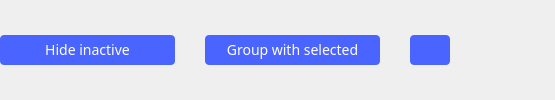
         <widget class="QWidget" name="widget" native="true">
          <property name="styleSheet">
           <string notr="true"/>
          </property>
          <layout class="QHBoxLayout" name="horizontalLayout_3">
           <property name="spacing">
            <number>0</number>
           </property>
           <property name="leftMargin">
            <number>0</number>
           </property>
           <property name="topMargin">
            <number>0</number>
           </property>
           <property name="rightMargin">
            <number>0</number>
           </property>
           <property name="bottomMargin">
            <number>0</number>
           </property>
           <item>
            <widget class="QWidget" name="leftWidget" native="true">
             <property name="sizePolicy">
              <sizepolicy hsizetype="Fixed" vsizetype="Minimum">
               <horstretch>0</horstretch>
               <verstretch>0</verstretch>
              </sizepolicy>
             </property>
             <property name="minimumSize">
              <size>
               <width>0</width>
               <height>0</height>
              </size>
             </property>
             <property name="maximumSize">
              <size>
               <width>16777215</width>
               <height>16777215</height>
              </size>
             </property>
             <property name="styleSheet">
              <string notr="true"/>
             </property>
             <layout class="QVBoxLayout" name="leftLayout">
              <property name="spacing">
               <number>0</number>
              </property>
              <property name="leftMargin">
               <number>0</number>
              </property>
              <property name="topMargin">
               <number>0</number>
              </property>
              <property name="rightMargin">
               <number>0</number>
              </property>
              <property name="bottomMargin">
               <number>0</number>
              </property>
              <item>
               <widget class="QWidget" name="widget_6" native="true">
                <property name="styleSheet">
                 <string notr="true"/>
                </property>
                <layout class="QHBoxLayout" name="horizontalLayout_2">
                 <property name="spacing">
                  <number>30</number>
                 </property>
                 <property name="leftMargin">
                  <number>0</number>
                 </property>
                 <property name="topMargin">
                  <number>0</number>
                 </property>
                 <property name="rightMargin">
                  <number>5</number>
                 </property>
                 <property name="bottomMargin">
                  <number>0</number>
                 </property>
                 <item>
                  <widget class="QPushButton" name="btnShowChannels">
                   <property name="sizePolicy">
                    <sizepolicy hsizetype="Fixed" vsizetype="Fixed">
                     <horstretch>0</horstretch>
                     <verstretch>0</verstretch>
                    </sizepolicy>
                   </property>
                   <property name="minimumSize">
                    <size>
                     <width>0</width>
                     <height>30</height>
                    </size>
                   </property>
                   <property name="maximumSize">
                    <size>
                     <width>240</width>
                     <height>30</height>
                    </size>
                   </property>
                   <property name="styleSheet">
                    <string notr="true">QPushButton
{
  width: 175px;
  height: 30px;
  border-radius: 4px;
  background-color: #4a64ff;

  font-family: ArialMT;
  font-size: 14px;
  font-weight: normal;
  font-style: normal;
  text-align: center;
  color: #ffffff;
}

QPushButton:hover
{
	 background-color: #4a34ff;
}</string>
                   </property>
                   <property name="text">
                    <string>Hide inactive</string>
                   </property>
                   <property name="checkable">
                    <bool>true</bool>
                   </property>
                  </widget>
                 </item>
                 <item>
                  <widget class="QPushButton" name="btnGroupChannels">
                   <property name="sizePolicy">
                    <sizepolicy hsizetype="Fixed" vsizetype="Fixed">
                     <horstretch>0</horstretch>
                     <verstretch>0</verstretch>
                    </sizepolicy>
                   </property>
                   <property name="minimumSize">
                    <size>
                     <width>0</width>
                     <height>30</height>
                    </size>
                   </property>
                   <property name="maximumSize">
                    <size>
                     <width>240</width>
                     <height>30</height>
                    </size>
                   </property>
                   <property name="styleSheet">
                    <string notr="true">QPushButton{
  width: 175px;
  height: 30px;
  border-radius: 4px;
  background-color: #4a64ff;
  font-family: ArialMT;
  font-size: 14px;
  font-weight: normal;
  font-style: normal;
  text-align: center;
  color: #ffffff;
}


QPushButton:hover
{
	 background-color: #4a34ff;
}</string>
                   </property>
                   <property name="text">
                    <string>Group with selected</string>
                   </property>
                  </widget>
                 </item>
                 <item>
                  <widget class="QPushButton" name="btnShowHideMenu">
                   <property name="sizePolicy">
                    <sizepolicy hsizetype="Fixed" vsizetype="Fixed">
                     <horstretch>0</horstretch>
                     <verstretch>0</verstretch>
                    </sizepolicy>
                   </property>
                   <property name="minimumSize">
                    <size>
                     <width>40</width>
                     <height>30</height>
                    </size>
                   </property>
                   <property name="maximumSize">
                    <size>
                     <width>40</width>
                     <height>30</height>
                    </size>
                   </property>
                   <property name="styleSheet">
                    <string notr="true">QPushButton{
  width: 40px;
  height: 30px;
  border-radius: 4px;
  background-color: #4a64ff;
  font-family: ArialMT;
  font-size: 14px;
  font-weight: normal;
  font-style: normal;
  text-align: center;
  color: #ffffff;
}

QPushButton:checked {
border-image: url(:/icons/time_trigger_right.svg);
}
QPushButton:!checked {
border-image: url(:/icons/time_trigger_left.svg);
}
</string>
                   </property>
                   <property name="text">
                    <string/>
                   </property>
                   <property name="iconSize">
                    <size>
                     <width>40</width>
                     <height>30</height>
                    </size>
                   </property>
                   <property name="checkable">
                    <bool>true</bool>
                   </property>
                  </widget>
                 </item>
                </layout>
               </widget>
              </item>
             </layout>
            </widget>
           </item>
           <item>
            <widget class="QWidget" name="plotCentralWidget" native="true">
             <property name="sizePolicy">
              <sizepolicy hsizetype="Expanding" vsizetype="Expanding">
               <horstretch>0</horstretch>
               <verstretch>0</verstretch>
              </sizepolicy>
             </property>
             <property name="styleSheet">
              <string notr="true"/>
             </property>
             <layout class="QGridLayout" name="gridLayout">
              <property name="leftMargin">
               <number>0</number>
              </property>
              <property name="topMargin">
               <number>0</number>
              </property>
              <property name="rightMargin">
               <number>20</number>
              </property>
              <property name="bottomMargin">
               <number>0</number>
              </property>
              <property name="spacing">
               <number>0</number>
              </property>
              <item row="1" column="0">
               <widget class="QWidget" name="plotStatusWidget" native="true">
                <property name="sizePolicy">
                 <sizepolicy hsizetype="Preferred" vsizetype="Fixed">
                  <horstretch>0</horstretch>
                  <verstretch>0</verstretch>
                 </sizepolicy>
                </property>
                <property name="styleSheet">
                 <string notr="true"/>
                </property>
                <layout class="QHBoxLayout" name="horizontalLayout_4">
                 <property name="spacing">
                  <number>0</number>
                 </property>
                 <property name="leftMargin">
                  <number>0</number>
                 </property>
                 <property name="topMargin">
                  <number>0</number>
                 </property>
                 <property name="rightMargin">
                  <number>0</number>
                 </property>
                 <property name="bottomMargin">
                  <number>0</number>
                 </property>
                 <item>
                  <widget class="QLabel" name="timebaseLabel">
                   <property name="text">
                    <string/>
                   </property>
                  </widget>
                 </item>
                 <item>
                  <spacer name="horizontalSpacer_11">
                   <property name="orientation">
                    <enum>Qt::Horizontal</enum>
                   </property>
                   <property name="sizeType">
                    <enum>QSizePolicy::Fixed</enum>
                   </property>
                   <property name="sizeHint" stdset="0">
                    <size>
                     <width>20</width>
                     <height>20</height>
                    </size>
                   </property>
                  </spacer>
                 </item>
                 <item>
                  <widget class="QLabel" name="samplerateLabel">
                   <property name="text">
                    <string/>
                   </property>
                  </widget>
                 </item>
                 <item>
                  <spacer name="horizontalSpacer_10">
                   <property name="orientation">
                    <enum>Qt::Horizontal</enum>
                   </property>
                   <property name="sizeType">
                    <enum>QSizePolicy::Expanding</enum>
                   </property>
                   <property name="sizeHint" stdset="0">
                    <size>
                     <width>10</width>
                     <height>20</height>
                    </size>
                   </property>
                  </spacer>
                 </item>
                 <item>
                  <spacer name="verticalSpacer">
                   <property name="orientation">
                    <enum>Qt::Vertical</enum>
                   </property>
                   <property name="sizeHint" stdset="0">
                    <size>
                     <width>20</width>
                     <height>37</height>
                    </size>
                   </property>
                  </spacer>
                 </item>
                 <item>
                  <widget class="QLabel" name="triggerStateLabel">
                   <property name="text">
                    <string/>
                   </property>
                   <property name="alignment">
                    <set>Qt::AlignRight|Qt::AlignTrailing|Qt::AlignVCenter</set>
                   </property>
                  </widget>
                 </item>
                </layout>
               </widget>
              </item>
              <item row="2" column="0">
               <widget class="QWidget" name="centralWidget" native="true">
                <property name="sizePolicy">
                 <sizepolicy hsizetype="Preferred" vsizetype="MinimumExpanding">
                  <horstretch>0</horstretch>
                  <verstretch>0</verstretch>
                 </sizepolicy>
                </property>
                <property name="styleSheet">
                 <string notr="true">/*background-color: rgb(27, 27, 32);*/</string>
                </property>
                <layout class="QVBoxLayout" name="centralWidgetLayout">
                 <property name="spacing">
                  <number>0</number>
                 </property>
                 <property name="leftMargin">
                  <number>0</number>
                 </property>
                 <property name="topMargin">
                  <number>0</number>
                 </property>
                 <property name="rightMargin">
                  <number>0</number>
                 </property>
                 <property name="bottomMargin">
                  <number>0</number>
                 </property>
                </layout>
               </widget>
              </item>
              <item row="0" column="0">
               <widget class="QWidget" name="captureInfo" native="true">
                <property name="minimumSize">
                 <size>
                  <width>0</width>
                  <height>0</height>
                 </size>
                </property>
                <property name="maximumSize">
                 <size>
                  <width>16777215</width>
                  <height>16777215</height>
                 </size>
                </property>
                <property name="styleSheet">
                 <string notr="true"/>
                </property>
                <layout class="QHBoxLayout" name="horizontalLayout_9">
                 <property name="spacing">
                  <number>0</number>
                 </property>
                 <property name="leftMargin">
                  <number>0</number>
                 </property>
                 <property name="topMargin">
                  <number>5</number>
                 </property>
                 <property name="rightMargin">
                  <number>0</number>
                 </property>
                 <property name="bottomMargin">
                  <number>5</number>
                 </property>
                 <item>
                  <spacer name="horizontalSpacer_6">
                   <property name="orientation">
                    <enum>Qt::Horizontal</enum>
                   </property>
                   <property name="sizeHint" stdset="0">
                    <size>
                     <width>40</width>
                     <height>20</height>
                    </size>
                   </property>
                  </spacer>
                 </item>
                 <item>
                  <widget class="QWidget" name="bufferSlot" native="true">
                   <layout class="QVBoxLayout" name="vLayoutBufferSlot">
                    <property name="spacing">
                     <number>0</number>
                    </property>
                    <property name="leftMargin">
                     <number>0</number>
                    </property>
                    <property name="topMargin">
                     <number>0</number>
                    </property>
                    <property name="rightMargin">
                     <number>0</number>
                    </property>
                    <property name="bottomMargin">
                     <number>0</number>
                    </property>
                   </layout>
                  </widget>
                 </item>
                 <item>
                  <spacer name="horizontalSpacer_9">
                   <property name="orientation">
                    <enum>Qt::Horizontal</enum>
                   </property>
                   <property name="sizeHint" stdset="0">
                    <size>
                     <width>40</width>
                     <height>20</height>
                    </size>
                   </property>
                  </spacer>
                 </item>
                </layout>
               </widget>
              </item>
             </layout>
            </widget>
           </item>
          </layout>
         </widget>
